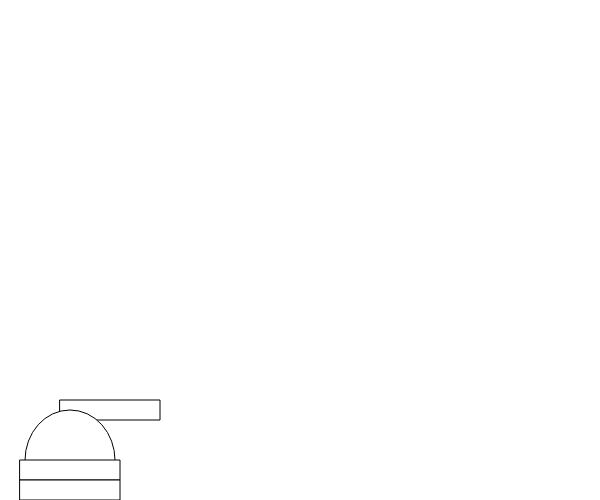
Frame 1 (no input)
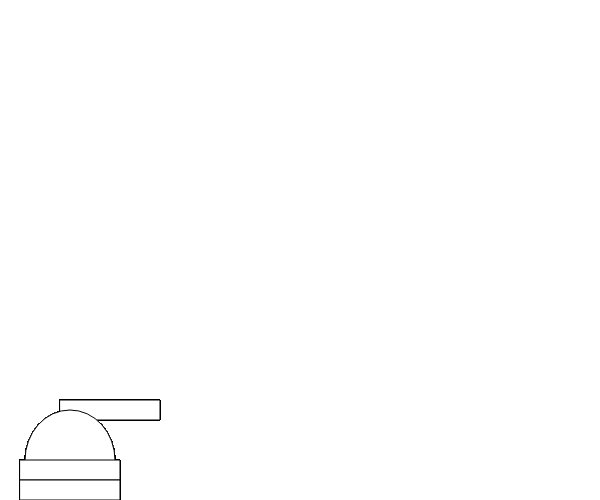
Frame 60 (no input)
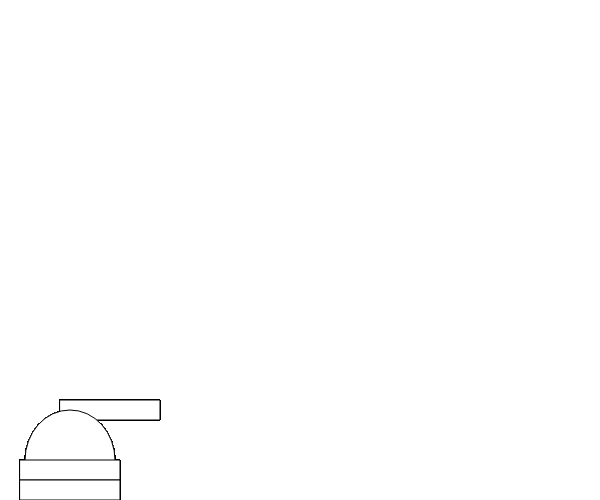
Frame 120 (the mouse pressed at the canvas centre since frame 60)

The p5.js sketch that drew these frames (run headless with seeded random() and noise() and a simulated clock; from frame 60 on, the mouse is pressed at the canvas centre):

// p5.js sketch
// ── sketch.js
function setup(){
  createCanvas(600,500);
}

function draw() {
   rect(60,height-100,100,20);
   arc(70, height-40, 90, 100, PI , TWO_PI);
   rect(20,height-40,100,20);
   rect(20,height-20,100,20);
}
